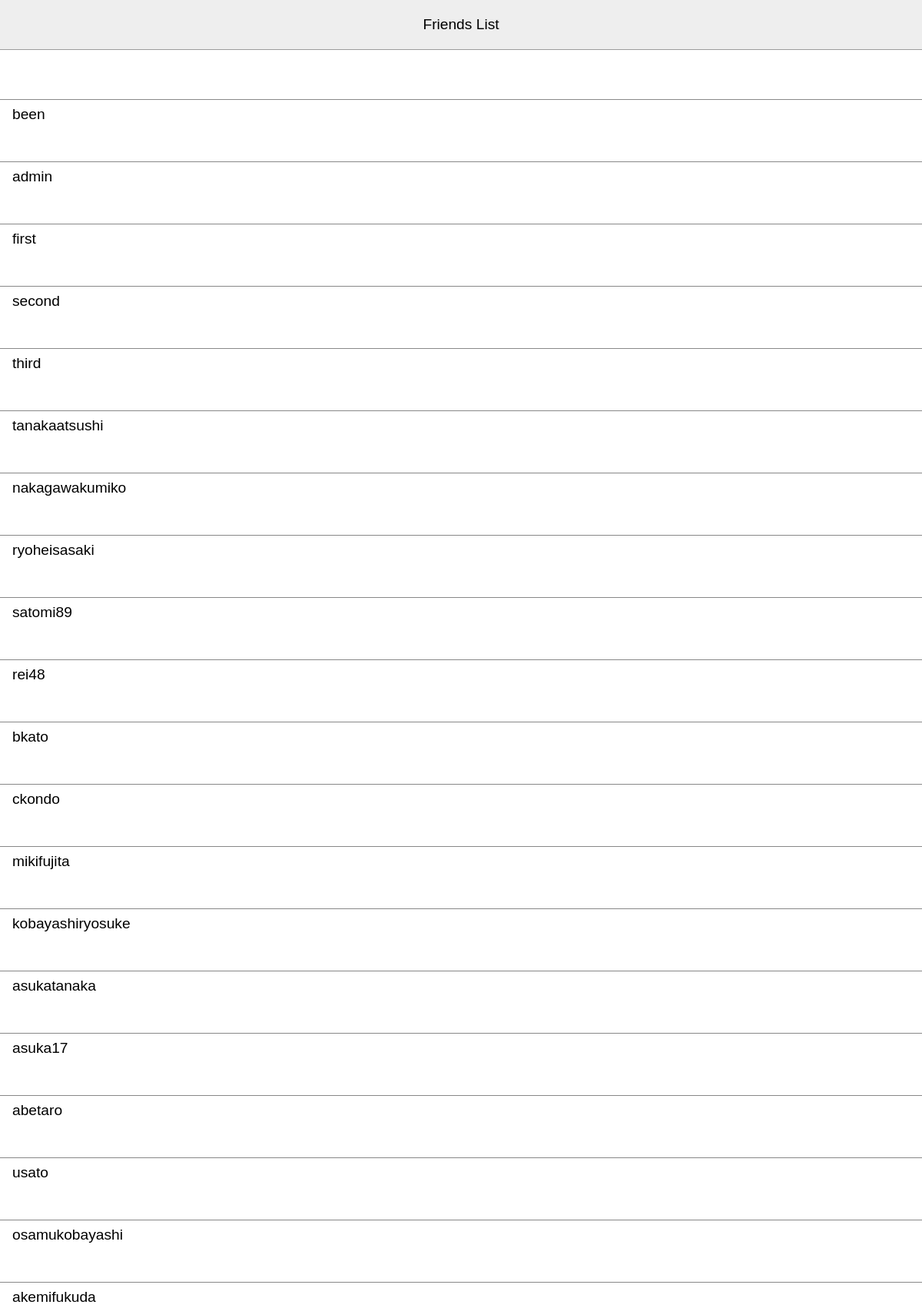
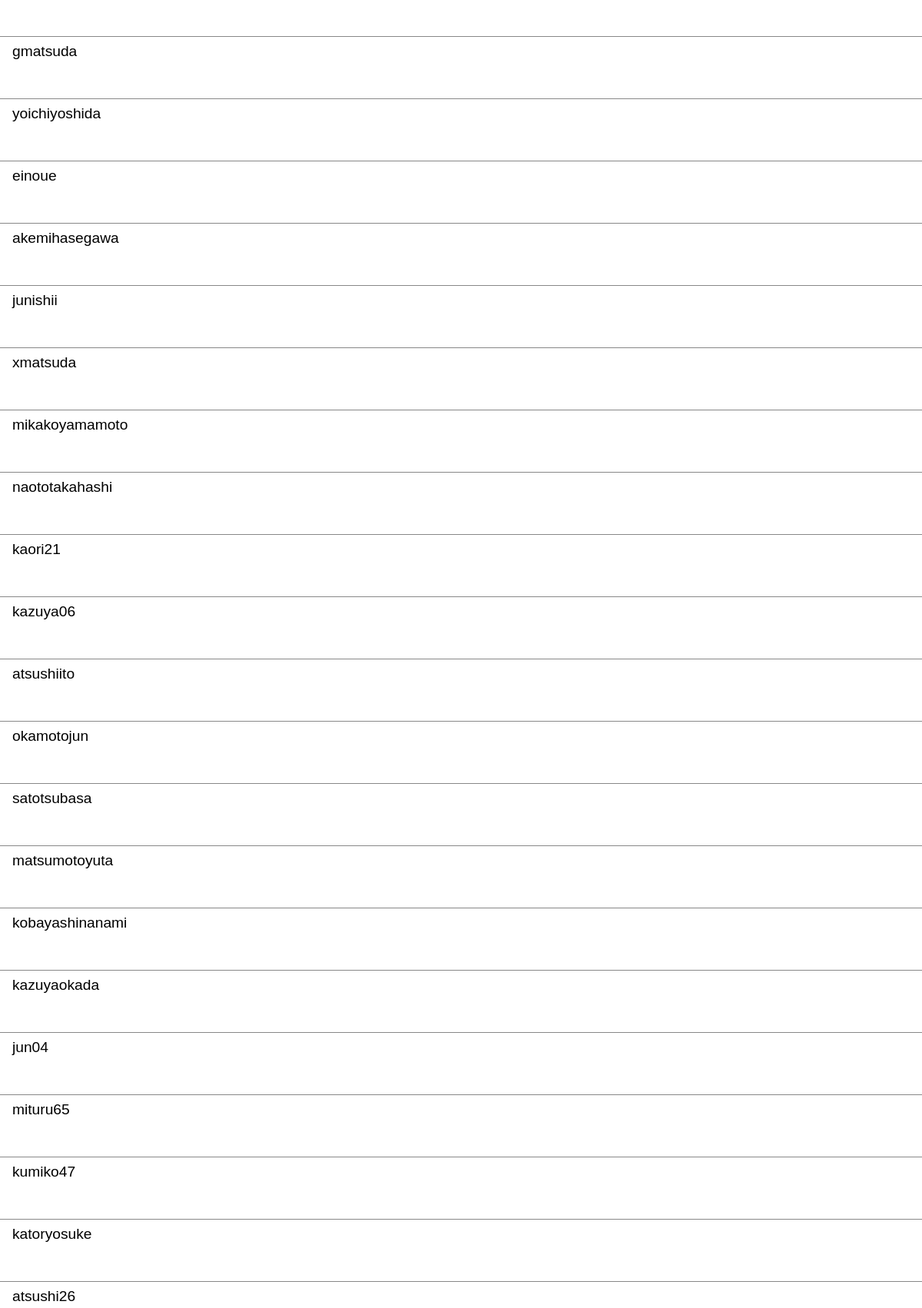
The app's page /friends/ (signed in, upper part) with its own data (2 pictures, top to bottom).
### main/models.py (models this page shows)
class User(AbstractUser):
    pass

### main/views.py (the view)
# urls.py: path('friends/', views.friends, name="friends"),
@login_required
def friends(request):
    friends = User.objects.exclude(id = request.user.id)
    context = {
        "friends": friends
    }
    print(friends)
    return render(request, "main/friends.html", context)

### main/templates/main/friends.html
{% extends 'main/base.html' %}
{% load static %}
{% block header_title %}Friends List{% endblock %}
{% block extra_style %}
<link rel="stylesheet" href="{% static 'main/css/friends.css' %}">
{% endblock %}
{% block content %}
<div class="friends">
    <ul class="friends-list">
        {% for friend in friends %}
        <li class="friends-list__item">
            <a href="{% url 'talk_room' friend.id %}" class="friends-list__link">
                <div class="friends-list__username">
                    {{ friend.username }}
                </div>
            </a>
        </li>
        {% endfor %}
    </ul>
</div>
{% endblock %}

### main/static/main/css/base.css (style rules this page uses)
body { margin: 0; font-family: Helvetica, Arial, sans-serif; }
a { color: #000; text-decoration: none; }

### main/static/main/css/friends.css (style rules this page uses)
.friends { padding: 64px 0; }
.friends-list { margin: 0; padding: 0; list-style: none; }
.friends-list__item { border-bottom: 1px solid #888; }
.friends-list__item:first-child { border-top: 1px solid #888; }
.friends-list__username { font-size: 1.2rem; }
.friends-list__link { display: block; padding: 8px 16px; height: 64px; }

### records on screen
User: username "been"
User: username "admin"
User: username "first"
User: username "second"
User: username "third"
User: username "tanakaatsushi"
User: username "nakagawakumiko"
User: username "ryoheisasaki"
User: username "satomi89"
User: username "rei48"
User: username "bkato"
User: username "ckondo"
User: username "mikifujita"
User: username "kobayashiryosuke"
User: username "asukatanaka"
User: username "asuka17"
User: username "abetaro"
User: username "usato"
User: username "osamukobayashi"
User: username "akemifukuda"
User: username "gmatsuda"
User: username "yoichiyoshida"
User: username "einoue"
User: username "akemihasegawa"
User: username "junishii"
User: username "xmatsuda"
User: username "mikakoyamamoto"
User: username "naototakahashi"
User: username "kaori21"
User: username "kazuya06"
User: username "atsushiito"
User: username "okamotojun"
User: username "satotsubasa"
User: username "matsumotoyuta"
User: username "kobayashinanami"
User: username "kazuyaokada"
User: username "jun04"
User: username "mituru65"
User: username "kumiko47"
User: username "katoryosuke"
User: username "atsushi26"
